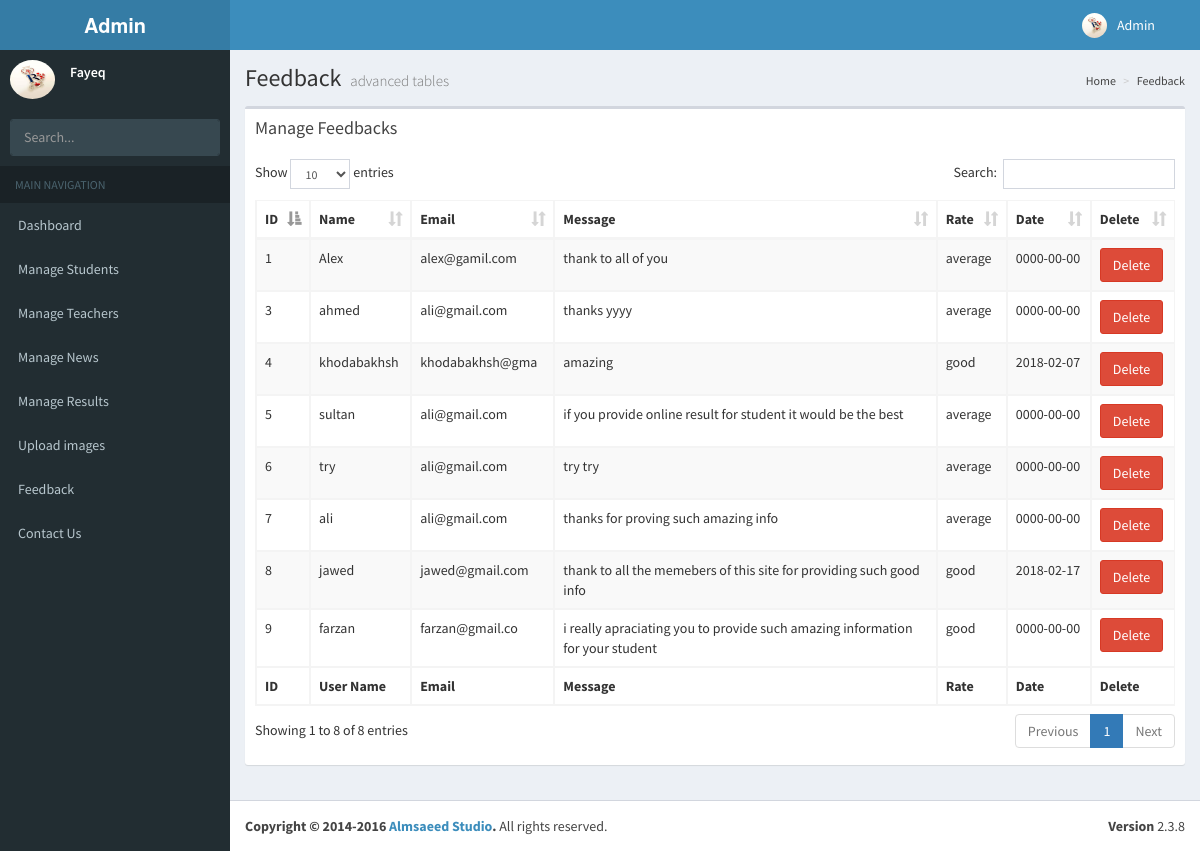
The page /admin/feedback.php (signed in) on the database its author committed.
### tables this page shows
CREATE TABLE `feedback_tb` (
  `feedback_id` int(11) NOT NULL,
  `Name` varchar(15) NOT NULL,
  `User_name` varchar(15) NOT NULL,
  `feedback_date` date NOT NULL,
  `massege` text NOT NULL,
  `rate` varchar(10) NOT NULL
);

### admin/feedback.php (the view, shortened to what this page needs)
<?php
include'actions/database.php';
include('top_header.php');
include('left_menu.php');
$getFeedback=$connect->query("SELECT *FROM feedback_tb");
?>
  <div class="content-wrapper">
    <section class="content-header">
      <h1>
     Feedback
        <small>advanced tables</small>
      </h1>
      <ol class="breadcrumb">
        <li><a href="#"><i class="fa fa-dashboard"></i> Home</a></li>
        <li><a href="#">Feedback</a></li>
      </ol>
    </section>
        <section class="content">
      <div class="row">
        <div class="col-xs-12">
          <div class="box">
            <div class="box-header">
              <h3 class="box-title">Manage Feedbacks</h3>
            </div>
            <div class="box-body">
              <table id="example1" class="table table-bordered table-striped">
                <thead>
                <tr>
                  <th>ID</th>
                  <th>Name</th>
                  <th>Email</th>
                  <th>Message</th>
                  <th>Rate</th>
                  <th>Date</th>
                  <th>Delete</th>
                </tr>
                </thead>
                <tbody>
                  <?php while($r=$getFeedback->fetch_object()){?>
                  <tr>
                    <td><?php echo $r->feedback_id?></td>
                    <td><?php echo $r->Name?></td>
                    <td><?php echo $r->User_name?></td>
                    <td><?php echo $r->massege?></td>
                    <td><?php echo $r->rate?></td>
                    <td><?php echo $r->feedback_date?></td>
                    <td><a href="actions/delete_feedback.php?fid=<?php echo $r->feedback_id?>"><button class="btn btn-danger">Delete</button></a></td>
                  </tr>
                  <?php }?>
                </tbody>
                <tfoot>
                <tr>
                  <th>ID</th>
                  <th>User Name</th>
                  <th>Email</th>
                  <th>Message</th>
                  <th>Rate</th>
                  <th>Date</th>
                  <th>Delete</th>
                </tr>
                </tfoot>
              </table>
            </div>
          </div>
        </div>
      </div>
    </section>
  </div>
<?php
include('footer.php');
?>

### rows shown on the page
feedback_tb: feedback_id "1", Name "Alex", User_name "alex@gamil.com", massege "thank to all of you", rate "average", feedback_date "0000-00-00"
feedback_tb: feedback_id "3", Name "ahmed", User_name "ali@gmail.com", massege "thanks yyyy", rate "average", feedback_date "0000-00-00"
feedback_tb: feedback_id "4", Name "khodabakhsh", User_name "khodabakhsh@gma", massege "amazing", rate "good", feedback_date "2018-02-07"
feedback_tb: feedback_id "5", Name "sultan", User_name "ali@gmail.com", massege "if you provide online result for student it would be the best", rate "average", feedback_date "0000-00-00"
feedback_tb: feedback_id "6", Name "try", User_name "ali@gmail.com", massege "try try", rate "average", feedback_date "0000-00-00"
feedback_tb: feedback_id "7", Name "ali", User_name "ali@gmail.com", massege "thanks for proving such amazing info", rate "average", feedback_date "0000-00-00"
feedback_tb: feedback_id "8", Name "jawed", User_name "jawed@gmail.com", massege "thank to all the memebers of this site for providing such good info", rate "good", feedback_date "2018-02-17"
feedback_tb: feedback_id "9", Name "farzan", User_name "farzan@gmail.co", massege "i really apraciating you to provide such amazing information for your student", rate "good", feedback_date "0000-00-00"
